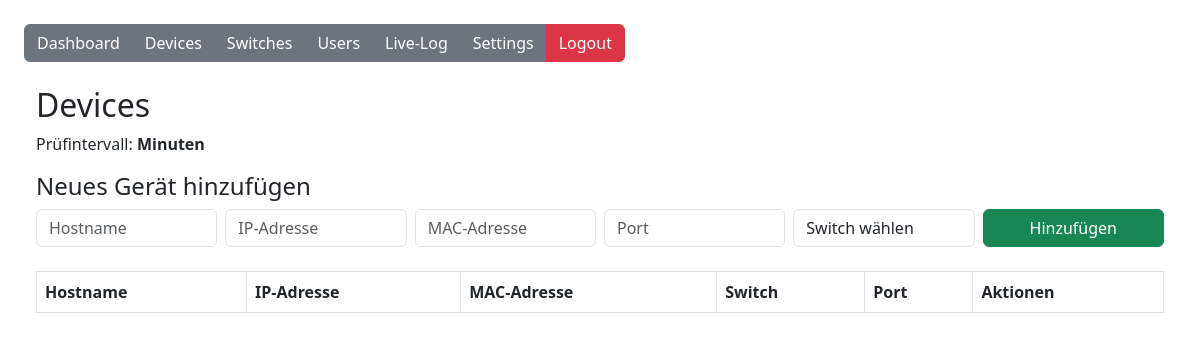
Before: /devices (signed in) with the older database file.
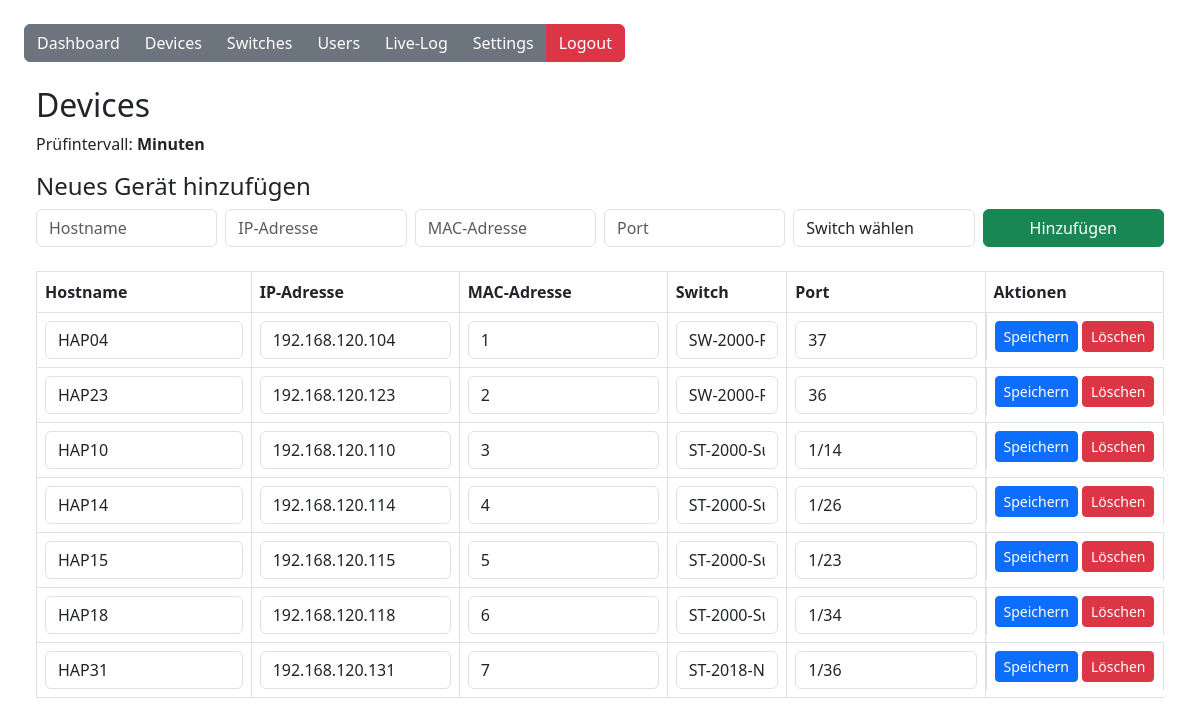
After: the same page with the newer database file.
### tables this page shows
CREATE TABLE devices (
    mac TEXT PRIMARY KEY,
    rpi_ip TEXT NOT NULL,
    switch_hostname TEXT NOT NULL,
    port TEXT NOT NULL,
    name TEXT NOT NULL,
    FOREIGN KEY (switch_hostname) REFERENCES switches(hostname)
);

### app.py (the view, shortened to what this page needs)
@app.route('/devices', methods=['GET', 'POST'])
@login_required
def devices():
    conn = get_db_connection()
    switches = conn.execute("SELECT hostname FROM switches").fetchall()
    devices = conn.execute("""
        SELECT devices.mac, devices.rpi_ip, devices.port, devices.name, switches.hostname AS switch_hostname
        FROM devices
        JOIN switches ON devices.switch_hostname = switches.hostname
    """).fetchall()
    conn.close()
    interval_min = get_interval_seconds() // 60
    return render_template('devices.html', devices=devices, switches=switches)

### app.py (called while the page is built)
def get_interval_seconds():
    conn = get_db_connection()
    row = conn.execute("SELECT value FROM settings WHERE key='check_interval'").fetchone()
    conn.close()
    return int(row['value']) if row else 300

def get_db_connection():
    conn = sqlite3.connect(DB_PATH)
    conn.row_factory = sqlite3.Row
    return conn

@login_manager.user_loader
def load_user(user_id):
    conn = get_db_connection()
    user = conn.execute("SELECT * FROM users WHERE id = ?", (user_id,)).fetchone()
    conn.close()
    if user:
        return User(user['id'], user['username'], user['is_admin'])
    return None

### templates/devices.html (shortened to what this page needs)
{% extends "base.html" %}
{% block content %}
<h2>Devices</h2>
<p>Prüfintervall: <strong>{{ interval }} Minuten</strong></p>
{% if current_user.is_admin %}
<h4>Neues Gerät hinzufügen</h4>
<form method="post" class="row g-2 mb-4">
    <div class="col"><input type="text" name="name" placeholder="Hostname" class="form-control" required></div>
    <div class="col"><input type="text" name="rpi_ip" placeholder="IP-Adresse" class="form-control" required></div>
    <div class="col"><input type="text" name="mac" placeholder="MAC-Adresse" class="form-control" required></div>
    <div class="col"><input type="text" name="port" placeholder="Port" class="form-control" required></div>
    <div class="col">
        <select name="switch_hostname" class="form-control" required>
            <option value="">Switch wählen</option>
        </select>
    </div>
    <div class="col"><button class="btn btn-success w-100">Hinzufügen</button></div>
</form>
{% endif %}
<table class="table table-bordered">
    <thead>
        <tr>
            <th>Hostname</th>
            <th>IP-Adresse</th>
            <th>MAC-Adresse</th>
            <th>Switch</th>
            <th>Port</th>
            {% if current_user.is_admin %}<th>Aktionen</th>{% endif %}
        </tr>
    </thead>
    <tbody>
        {% for d in devices %}
        <tr>
            {% if current_user.is_admin %}
            <form method="post">
                <td><input name="name" value="{{ d['name'] }}" class="form-control" required></td>
                <td><input name="rpi_ip" value="{{ d['rpi_ip'] }}" class="form-control" required></td>
                <td><input name="mac" value="{{ d['mac'] }}" class="form-control" required></td>
                <td>
                    <select name="switch_hostname" class="form-control" required>
                        {% for sw in switches %}
                            <option value="{{ sw['hostname'] }}" {% if sw['hostname']==d['switch_hostname'] %}selected{% endif %}>
                                {{ sw['hostname'] }}
                            </option>
                        {% endfor %}
                    </select>
                </td>
                <td><input name="port" value="{{ d['port'] }}" class="form-control" required></td>
                <td class="d-flex gap-1">
                    <button class="btn btn-primary btn-sm">Speichern</button>
                    <button name="delete_device" value="{{ d['mac'] }}" class="btn btn-danger btn-sm"
                        onclick="return confirm('Willst du das Gerät wirklich löschen?');">Löschen</button>
                </td>
            </form>
            {% else %}
            <td>{{ d['name'] }}</td>
            <td>{{ d['rpi_ip'] }}</td>
            <td>{{ d['mac'] }}</td>
            <td>{{ d['switch_hostname'] }}</td>
            <td>{{ d['port'] }}</td>
            {% endif %}
        </tr>
        {% endfor %}
    </tbody>
</table>
{% endblock %}

### templates/base.html (shortened to what this page needs)
<!DOCTYPE html>
<html>
<head>
    <link rel="stylesheet" href="{{ url_for('static', filename='css/bootstrap.min.css') }}">
    <link rel="stylesheet" href="{{ url_for('static', filename='css/style.css') }}">
</head>
<body class="p-4">
<nav class="mb-4">
    <div class="btn-group" role="group">
        <a href="{{ url_for('index') }}" class="btn btn-secondary">Dashboard</a>
        <a href="{{ url_for('devices') }}" class="btn btn-secondary">Devices</a>
        {% if current_user.is_admin %}
            <a href="{{ url_for('switches') }}" class="btn btn-secondary">Switches</a>
            <a href="{{ url_for('users') }}" class="btn btn-secondary">Users</a>
            <a href="{{ url_for('logs') }}" class="btn btn-secondary">Live-Log</a>
            <a href="{{ url_for('settings') }}" class="btn btn-secondary">Settings</a>
        {% endif %}
        <a href="{{ url_for('logout') }}" class="btn btn-danger">Logout</a>
    </div>
</nav>
<div class="container-fluid">
    {% block content %}{% endblock %}
</div>
</body>
</html>

### static/css/style.css (style rules this page uses)
body { padding: 20px; }

Changed rows visible on the page:
added devices: name "HAP04", rpi_ip "192.168.120.104", mac "1", switch_hostname "SW-2000-RR", port "37"
added devices: name "HAP23", rpi_ip "192.168.120.123", mac "2", switch_hostname "SW-2000-RR", port "36"
added devices: name "HAP10", rpi_ip "192.168.120.110", mac "3", switch_hostname "ST-2000-Sued", port "1/14"
added devices: name "HAP14", rpi_ip "192.168.120.114", mac "4", switch_hostname "ST-2000-Sued", port "1/26"
added devices: name "HAP15", rpi_ip "192.168.120.115", mac "5", switch_hostname "ST-2000-Sued", port "1/23"
added devices: name "HAP18", rpi_ip "192.168.120.118", mac "6", switch_hostname "ST-2000-Sued", port "1/34"
added devices: name "HAP31", rpi_ip "192.168.120.131", mac "7", switch_hostname "ST-2018-Nord", port "1/36"
